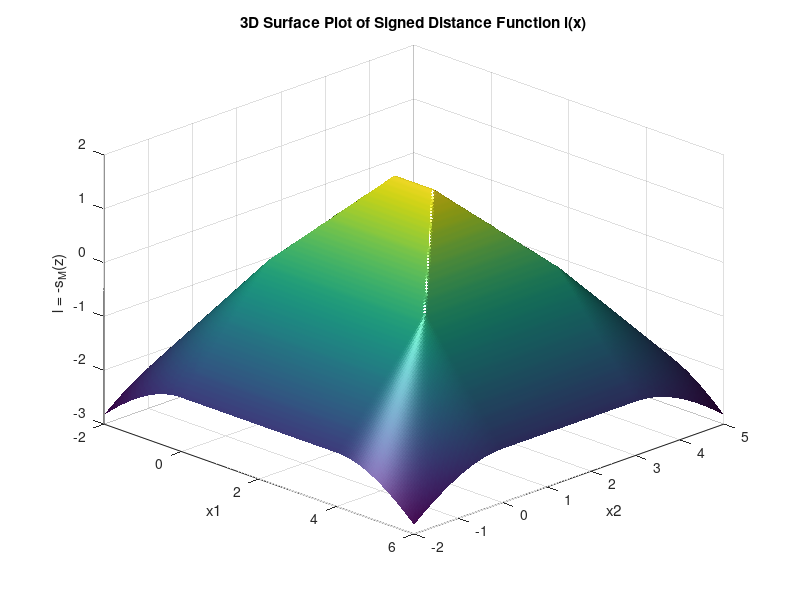

MATLAB code for this plot: (Note: this script raises an error after producing the figure.)
% clear all
% clc
% close all
% % Define the limits for x1 and x2 (same as the rectangle)
% x1_min = 0;
% x1_max = 4;
% x2_min = 0;
% x2_max = 3;
% 
% % Create a grid of points over a specified range
% [X1, X2] = meshgrid(linspace(x1_min - 2, x1_max + 2, 200), linspace(x2_min - 2, x2_max + 2, 200));
% 
% % Initialize the signed distance function s_M(z)
% sM = zeros(size(X1));
% 
% % Compute s_M(z) at each grid point
% for i = 1:size(X1, 1)
%     for j = 1:size(X1, 2)
%         z1 = X1(i, j);
%         z2 = X2(i, j);
% 
%         % Check if the point is inside the rectangle
%         inside_x = (z1 >= x1_min) && (z1 <= x1_max);
%         inside_y = (z2 >= x2_min) && (z2 <= x2_max);
% 
%         if inside_x && inside_y
%             % Point is inside the rectangle
%             d_left   = z1 - x1_min;
%             d_right  = x1_max - z1;
%             d_bottom = z2 - x2_min;
%             d_top    = x2_max - z2;
%             d_min    = min([d_left, d_right, d_bottom, d_top]);
%             sM(i, j) = -d_min;
%         else
%             % Point is outside the rectangle
%             dx = max([x1_min - z1, 0, z1 - x1_max]);
%             dy = max([x2_min - z2, 0, z2 - x2_max]);
%             sM(i, j) = sqrt(dx^2 + dy^2);
%         end
%     end
% end
% 
% % Compute l = -s_M(z)
% l = -sM;
% 
% % Plot l as a 3D surface plot
% figure;
% 
% % Use surf to create a 3D surface plot
% surf(X1, X2, l, 'EdgeColor', 'none');
% 
% % Add labels and title
% xlabel('x1');
% ylabel('x2');
% zlabel('l = -s_M(z)');
% title('3D Surface Plot of l = -s_M(z)');
% 
% % Adjust the view angle for better visualization
% view(45, 30); % Adjust the azimuth and elevation angles
% 
% % Add lighting and shading effects for better visualization
% shading interp; % Interpolate colors across lines and faces
% camlight left;  % Add a light source
% lighting phong; % Use Phong lighting model
% 
% % Adjust the axes limits
% xlim([x1_min - 2, x1_max + 2]);
% ylim([x2_min - 2, x2_max + 2]);
% grid on;
% 

% ============================
% Updated MATLAB Script
% ============================

%% Clear workspace and figures
clear all; close all; clc;

%% Define the feasible set boundaries
x1_min = 0;
x1_max = 4;
x2_min = 0;
x2_max = 3;

% Define the vertices of the rectangle for feasible set M
x1_vertices = [x1_min, x1_max, x1_max, x1_min, x1_min];
x2_vertices = [x2_min, x2_min, x2_max, x2_max, x2_min];

%% Compute the signed distance function l(x) and plot as a 3D surface plot

% Create a grid of points over a specified range
[X1_l, X2_l] = meshgrid(linspace(-2, 6, 200), linspace(-2, 5, 200));

% Initialize the signed distance function s_M(z)
sM_l = zeros(size(X1_l));

% Compute s_M(z) at each grid point
for i = 1:size(X1_l, 1)
    for j = 1:size(X1_l, 2)
        z1 = X1_l(i, j);
        z2 = X2_l(i, j);

        % Check if the point is inside the rectangle
        inside_x = (z1 >= x1_min) && (z1 <= x1_max);
        inside_y = (z2 >= x2_min) && (z2 <= x2_max);

        if inside_x && inside_y
            % Point is inside the rectangle
            d_left   = z1 - x1_min;
            d_right  = x1_max - z1;
            d_bottom = z2 - x2_min;
            d_top    = x2_max - z2;
            d_min    = min([d_left, d_right, d_bottom, d_top]);
            sM_l(i, j) = -d_min;
        else
            % Point is outside the rectangle
            dx = max([x1_min - z1, 0, z1 - x1_max]);
            dy = max([x2_min - z2, 0, z2 - x2_max]);
            sM_l(i, j) = sqrt(dx^2 + dy^2);
        end
    end
end

% Compute l = -s_M(z)
l_values = -sM_l;

% Plot l as a 3D surface plot
figure;

% Use surf to create a 3D surface plot
surf(X1_l, X2_l, l_values, 'EdgeColor', 'none');

% Add labels and title
xlabel('x1');
ylabel('x2');
zlabel('l = -s_M(z)');
title('3D Surface Plot of Signed Distance Function l(x)');

% Adjust the view angle for better visualization
view(45, 30); % Adjust the azimuth and elevation angles

% Add lighting and shading effects for better visualization
shading interp; % Interpolate colors across lines and faces
camlight left;  % Add a light source
lighting phong; % Use Phong lighting model

% Adjust the axes limits
xlim([-2, 6]);
ylim([-2, 5]);
grid on;
hold on;

%% Simulate a trajectory inside the feasible set and overlay on the 3D l(x) plot

% Define initial state for trajectory (inside the feasible set)
x0_traj = [2; 1.5]; % Ensure it's within the feasible set

% Time span for simulation
T_traj = 0.5; % Simulation time for the trajectory
time_span_traj = [0 T_traj];

% Solver options for higher precision
options = odeset('RelTol',1e-8,'AbsTol',1e-10);

% Solve the ODE for the trajectory
[t_traj, x_traj] = ode45(@dynamics, time_span_traj, x0_traj, options);

% Compute l(x(t)) along the trajectory
l_traj_values = arrayfun(@(idx) compute_l(x_traj(idx, :)'), 1:length(t_traj));

% Overlay the trajectory on the 3D l(x) surface plot
plot3(x_traj(:,1), x_traj(:,2), l_traj_values, 'k', 'LineWidth', 2);

% Mark the initial point on the 3D plot
plot3(x0_traj(1), x0_traj(2), l_traj_values(1), 'ko', 'MarkerFaceColor', 'k', 'MarkerSize', 8);

% Add legend
legend('Signed Distance Function l(x)', 'Trajectory', 'Initial State', 'Location', 'best');

hold off;

%% Compute the value function V(x) over the adjusted grid

% Define the grid of initial states over the specified range for V(x)
[x1_V, x2_V] = meshgrid(linspace(-2, 6, 40), linspace(-2, 5, 40));

% Time horizon for simulation
T_V = 5; % Adjusted to match the trajectory simulation time
time_span_V = [0 T_V];

% Initialize V(x) matrix
V_values = zeros(size(x1_V));

% Solver options for higher precision
options = odeset('RelTol',1e-8,'AbsTol',1e-10);

% Loop over each initial state
for i = 1:numel(x1_V)
    % Initial state
    x0_V = [x1_V(i); x2_V(i)];

    % Solve the ODE
    [t_V, x_V] = ode45(@dynamics, time_span_V, x0_V, options);

    % Compute l(x(t)) at each time step
    l_traj_V = arrayfun(@(idx) compute_l(x_V(idx, :)'), 1:length(t_V));

    % Compute V(x) as the minimum l over time
    V_values(i) = min(l_traj_V);
end

% Reshape V to match the grid
V_grid = reshape(V_values, size(x1_V));

%% Plot the value function V(x) as a 3D surface plot with trajectory overlay

% Plot V(x) as a 3D surface plot
figure;

% Use surf to create a 3D surface plot
surf(x1_V, x2_V, V_grid, 'EdgeColor', 'none');

% Add labels and title
xlabel('x1');
ylabel('x2');
zlabel('V(x)');
title('3D Surface Plot of Value Function V(x)');

% Adjust the view angle for better visualization
view(45, 30); % Adjust the azimuth and elevation angles

% Add lighting and shading effects for better visualization
shading interp; % Interpolate colors across lines and faces
camlight left;  % Add a light source
lighting phong; % Use Phong lighting model

% Adjust axes
axis equal;
xlim([-2, 6]);
ylim([-2, 5]);
grid on;
hold on;

% Compute V(x(t)) along the trajectory
V_traj_values = arrayfun(@(idx) min(l_traj_values(1:idx)), 1:length(t_traj));

% Overlay the trajectory on the 3D V(x) surface plot
plot3(x_traj(:,1), x_traj(:,2), V_traj_values, 'k', 'LineWidth', 2);

% Mark the initial point on the 3D plot
plot3(x0_traj(1), x0_traj(2), V_traj_values(end), 'ko', 'MarkerFaceColor', 'k', 'MarkerSize', 8);

% Add legend
legend('Value Function V(x)', 'Trajectory', 'Initial State', 'Location', 'best');

hold off;

%% Verify the Trajectory

% Display the minimum l(x(t)) along the trajectory
min_l_traj = min(l_traj_values);
disp(['Minimum l(x(t)) along trajectory: ', num2str(min_l_traj)]);

% Check if l(x(t)) >= 0 for all t
if all(l_traj_values > 0)
    disp('The trajectory remains strictly within the feasible set for all time.');
else
    disp('The trajectory touches or exits the feasible set at some point.');
end

%% Plot l(x(t)) vs Time

% Plot l(x(t)) over time
figure;
plot(t_traj, l_traj_values, 'LineWidth', 2);
xlabel('Time t');
ylabel('l(x(t))');
title('Negative Signed Distance Function l(x(t)) Along Trajectory');
grid on;



figure 
plot(V_traj_values)

%% Auxiliary Functions

% Dynamics Function
function dxdt = dynamics(~, x)
    % Dynamics function for ODE solver
    % x is a 2-element vector [x1; x2]

    % System matrices
    A = [0, 1; -1, 0];

    % Disturbance as a function of state
    d = sin(x(1));

    % Disturbance effect
    h = [0; d];

    % Input u = 0
    % u = 0; (Not used since u = 0)

    % Compute the derivative
    dxdt = A * x + h;
end


% Helper Function to Compute l(x)
function l_value = compute_l(x)
    % Computes the negative signed distance function l(x)
    % x is a 2-element vector [x1; x2]

    x1 = x(1);
    x2 = x(2);

    % Feasible set boundaries
    x1_min = 0;
    x1_max = 4;
    x2_min = 0;
    x2_max = 3;

    % Check if the point is inside the rectangle
    inside_x = (x1 >= x1_min) && (x1 <= x1_max);
    inside_y = (x2 >= x2_min) && (x2 <= x2_max);

    if inside_x && inside_y
        % Point is inside the rectangle
        d_left   = x1 - x1_min;
        d_right  = x1_max - x1;
        d_bottom = x2 - x2_min;
        d_top    = x2_max - x2;
        d_min    = min([d_left, d_right, d_bottom, d_top]);
        sM = -d_min;
    else
        % Point is outside the rectangle
        dx = max([x1_min - x1, 0, x1 - x1_max]);
        dy = max([x2_min - x2, 0, x2 - x2_max]);
        sM = sqrt(dx^2 + dy^2);
    end

    % Negative signed distance function
    l_value = -sM;
end
